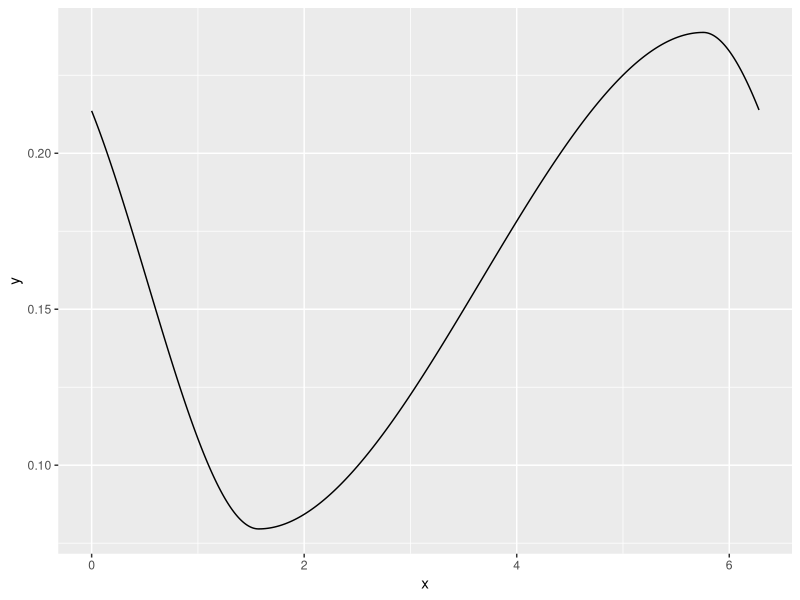
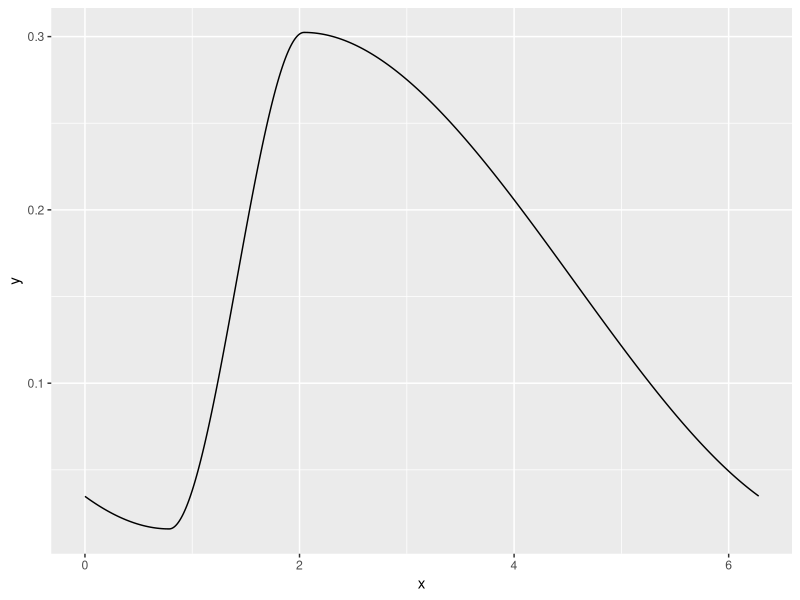
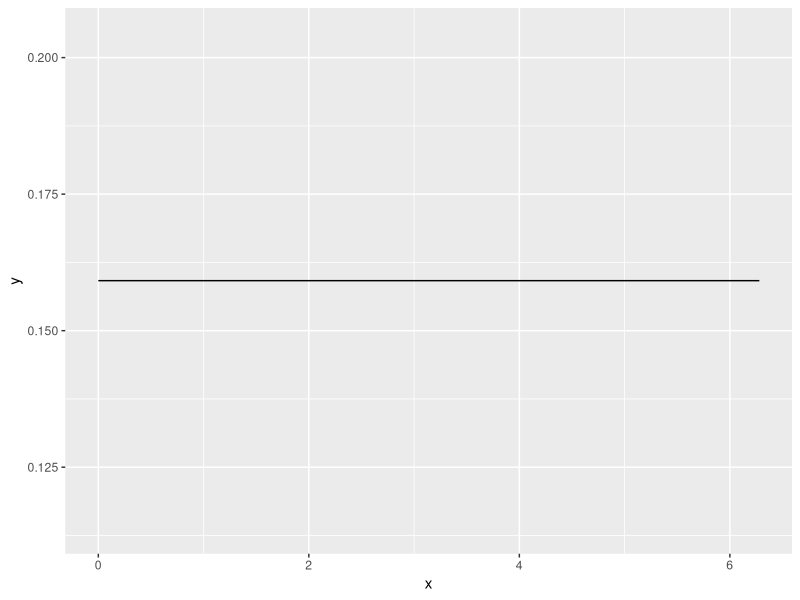
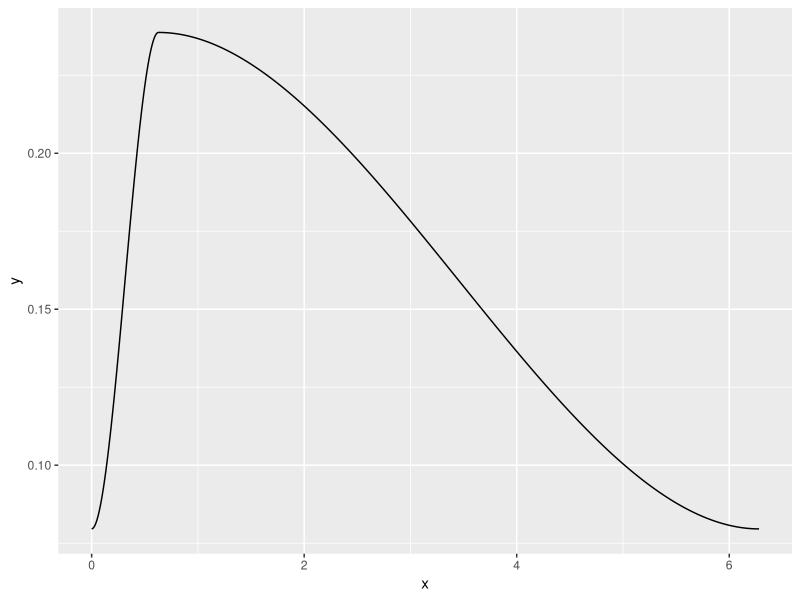

Here is the R script that generated these plots, in order: (Note: this script raises an error after producing the figures.)
library(ggplot2)
library(stats4)

HVDensity <- function(x, hill, valley, delta) {
  if (abs(delta) >= 1/pi)
    return(NA)
  
  Mod <- function(x, m) x - floor(x/m)*m 
  alpha <- Mod(valley, 2*pi)
  beta <- Mod(hill-valley, 2*pi)
  print(c(alpha=alpha, beta=beta, delta=delta))
  
  b1 <- function(x) (x-beta)^2 * (x+0.5*beta) / (0.5*beta^3)
  b2 <- function(x) x^2 * (x-1.5*beta) / (-0.5*beta^3)

  b3 <- function(x) (x-beta)^2 * (x-3*pi+0.5*beta) / (-4*(pi-0.5*beta)^3)
  b4 <- function(x) (x-2*pi)^2 * (x+pi-1.5*beta) / (4*(pi-0.5*beta)^3)

  eps <- 0.5/pi-0.5*delta

  sft_x <- ifelse(x>alpha, x-alpha, x-alpha+2*pi)
  ifelse(sft_x<beta, eps * b1(sft_x) + (eps+delta) * b2(sft_x),
         eps * b3(sft_x) + (eps+delta) * b4(sft_x))
}

HVLogl <- function(t, hill, valley, delta) -sum(log(HVDensity(t, hill, valley, delta)))

FitHV <- function(t) {
  ### t from 0 to <2*pi
  fit <- mle(HVLogl, start = list(hill=2*pi, valley=pi, delta=0.5/pi), fixed = list(t = t), control = list())
  list(coef = fit@coef, vcov = fit@vcov, logl = fit@min)
}


### Test examples
xx <- seq(0, 2*pi, by=0.01)
yy <- HVDensity(xx, valley=0.25*2*pi, hill=(0.666+0.25)*2*pi, 0.5/pi)
ggplot(data.frame(x=xx, y=yy), aes(x=x, y=y)) + geom_path()
yy <- HVDensity(xx, valley=0.125*2*pi, hill=(0.2+0.125)*2*pi, 0.9/pi)
ggplot(data.frame(x=xx, y=yy), aes(x=x, y=y)) + geom_path()
yy <- HVDensity(xx, valley=0.125*2*pi, hill=(0.2+0.125)*2*pi, 0)
ggplot(data.frame(x=xx, y=yy), aes(x=x, y=y)) + geom_path()
yy <- HVDensity(xx, valley=0, hill=(1+0.1)*2*pi, 0.5/pi)
ggplot(data.frame(x=xx, y=yy), aes(x=x, y=y)) + geom_path()

HVLogl(xx, valley=0.25*2*pi, hill=(0.666+0.25)*2*pi, 0.5/pi)

fit <- FitHV(xx)
yy <- HVDensity(xx, fit$coef[1], fit$coef[2], fit$coef[3])
ggplot(data.frame(x=xx, y=yy), aes(x=x, y=y)) + geom_path()

